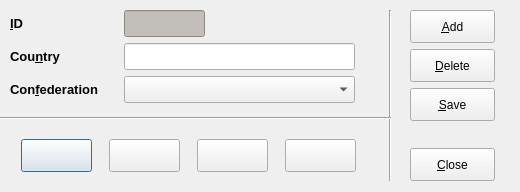
<?xml version="1.0" encoding="UTF-8"?>
<ui version="4.0">
 <class>CountrySetupDlg</class>
 <widget class="QDialog" name="CountrySetupDlg">
  <property name="geometry">
   <rect>
    <x>0</x>
    <y>0</y>
    <width>520</width>
    <height>192</height>
   </rect>
  </property>
  <property name="minimumSize">
   <size>
    <width>520</width>
    <height>192</height>
   </size>
  </property>
  <property name="maximumSize">
   <size>
    <width>520</width>
    <height>192</height>
   </size>
  </property>
  <property name="windowTitle">
   <string>Country Setup</string>
  </property>
  <widget class="QWidget" name="layoutWidget">
   <property name="geometry">
    <rect>
     <x>10</x>
     <y>130</y>
     <width>361</width>
     <height>51</height>
    </rect>
   </property>
   <layout class="QHBoxLayout" name="horizontalLayout_2">
    <item>
     <widget class="QPushButton" name="firstEntry">
      <property name="minimumSize">
       <size>
        <width>71</width>
        <height>33</height>
       </size>
      </property>
      <property name="maximumSize">
       <size>
        <width>71</width>
        <height>33</height>
       </size>
      </property>
      <property name="toolTip">
       <string>First Entry</string>
      </property>
      <property name="text">
       <string/>
      </property>
      <property name="icon">
       <iconset resource="fmrd_resources.qrc">
        <normaloff>:/images/first.png</normaloff>:/images/first.png</iconset>
      </property>
     </widget>
    </item>
    <item>
     <widget class="QPushButton" name="prevEntry">
      <property name="minimumSize">
       <size>
        <width>71</width>
        <height>33</height>
       </size>
      </property>
      <property name="maximumSize">
       <size>
        <width>71</width>
        <height>33</height>
       </size>
      </property>
      <property name="toolTip">
       <string>Previous Entry</string>
      </property>
      <property name="text">
       <string/>
      </property>
      <property name="icon">
       <iconset resource="fmrd_resources.qrc">
        <normaloff>:/images/prev.png</normaloff>:/images/prev.png</iconset>
      </property>
     </widget>
    </item>
    <item>
     <widget class="QPushButton" name="nextEntry">
      <property name="minimumSize">
       <size>
        <width>71</width>
        <height>33</height>
       </size>
      </property>
      <property name="maximumSize">
       <size>
        <width>71</width>
        <height>33</height>
       </size>
      </property>
      <property name="toolTip">
       <string>Next Entry</string>
      </property>
      <property name="text">
       <string/>
      </property>
      <property name="icon">
       <iconset resource="fmrd_resources.qrc">
        <normaloff>:/images/next.png</normaloff>:/images/next.png</iconset>
      </property>
     </widget>
    </item>
    <item>
     <widget class="QPushButton" name="lastEntry">
      <property name="minimumSize">
       <size>
        <width>71</width>
        <height>33</height>
       </size>
      </property>
      <property name="maximumSize">
       <size>
        <width>71</width>
        <height>33</height>
       </size>
      </property>
      <property name="toolTip">
       <string>Last Entry</string>
      </property>
      <property name="text">
       <string/>
      </property>
      <property name="icon">
       <iconset resource="fmrd_resources.qrc">
        <normaloff>:/images/last.png</normaloff>:/images/last.png</iconset>
      </property>
     </widget>
    </item>
   </layout>
  </widget>
  <widget class="Line" name="line">
   <property name="geometry">
    <rect>
     <x>380</x>
     <y>10</y>
     <width>20</width>
     <height>171</height>
    </rect>
   </property>
   <property name="orientation">
    <enum>Qt::Vertical</enum>
   </property>
  </widget>
  <widget class="Line" name="line_2">
   <property name="geometry">
    <rect>
     <x>0</x>
     <y>110</y>
     <width>391</width>
     <height>16</height>
    </rect>
   </property>
   <property name="orientation">
    <enum>Qt::Horizontal</enum>
   </property>
  </widget>
  <widget class="QWidget" name="layoutWidget">
   <property name="geometry">
    <rect>
     <x>10</x>
     <y>10</y>
     <width>361</width>
     <height>111</height>
    </rect>
   </property>
   <layout class="QFormLayout" name="formLayout">
    <item row="0" column="0">
     <widget class="QLabel" name="label">
      <property name="minimumSize">
       <size>
        <width>108</width>
        <height>27</height>
       </size>
      </property>
      <property name="maximumSize">
       <size>
        <width>108</width>
        <height>27</height>
       </size>
      </property>
      <property name="text">
       <string>&lt;!DOCTYPE HTML PUBLIC &quot;-//W3C//DTD HTML 4.0//EN&quot; &quot;http://www.w3.org/TR/REC-html40/strict.dtd&quot;&gt;
&lt;html&gt;&lt;head&gt;&lt;meta name=&quot;qrichtext&quot; content=&quot;1&quot; /&gt;&lt;style type=&quot;text/css&quot;&gt;
p, li { white-space: pre-wrap; }
&lt;/style&gt;&lt;/head&gt;&lt;body style=&quot; font-family:'Sans Serif'; font-size:10pt; font-weight:400; font-style:normal;&quot;&gt;
&lt;p style=&quot; margin-top:0px; margin-bottom:0px; margin-left:0px; margin-right:0px; -qt-block-indent:0; text-indent:0px;&quot;&gt;&lt;span style=&quot; font-weight:600;&quot;&gt;&amp;amp;ID&lt;/span&gt;&lt;/p&gt;&lt;/body&gt;&lt;/html&gt;</string>
      </property>
      <property name="buddy">
       <cstring>countryID_display</cstring>
      </property>
     </widget>
    </item>
    <item row="0" column="1">
     <widget class="QLineEdit" name="countryID_display">
      <property name="minimumSize">
       <size>
        <width>81</width>
        <height>27</height>
       </size>
      </property>
      <property name="maximumSize">
       <size>
        <width>81</width>
        <height>27</height>
       </size>
      </property>
      <property name="styleSheet">
       <string notr="true">background-color: rgb(194, 190, 186);</string>
      </property>
      <property name="readOnly">
       <bool>true</bool>
      </property>
     </widget>
    </item>
    <item row="1" column="0">
     <widget class="QLabel" name="label_2">
      <property name="minimumSize">
       <size>
        <width>108</width>
        <height>27</height>
       </size>
      </property>
      <property name="maximumSize">
       <size>
        <width>108</width>
        <height>27</height>
       </size>
      </property>
      <property name="text">
       <string>&lt;!DOCTYPE HTML PUBLIC &quot;-//W3C//DTD HTML 4.0//EN&quot; &quot;http://www.w3.org/TR/REC-html40/strict.dtd&quot;&gt;
&lt;html&gt;&lt;head&gt;&lt;meta name=&quot;qrichtext&quot; content=&quot;1&quot; /&gt;&lt;style type=&quot;text/css&quot;&gt;
p, li { white-space: pre-wrap; }
&lt;/style&gt;&lt;/head&gt;&lt;body style=&quot; font-family:'Sans'; font-size:10pt; font-weight:400; font-style:normal;&quot;&gt;
&lt;p style=&quot; margin-top:0px; margin-bottom:0px; margin-left:0px; margin-right:0px; -qt-block-indent:0; text-indent:0px;&quot;&gt;&lt;span style=&quot; font-family:'Sans Serif'; font-weight:600;&quot;&gt;Cou&amp;amp;ntry&lt;/span&gt;&lt;/p&gt;&lt;/body&gt;&lt;/html&gt;</string>
      </property>
      <property name="buddy">
       <cstring>countryEdit</cstring>
      </property>
     </widget>
    </item>
    <item row="1" column="1">
     <widget class="QLineEdit" name="countryEdit">
      <property name="minimumSize">
       <size>
        <width>231</width>
        <height>27</height>
       </size>
      </property>
      <property name="maximumSize">
       <size>
        <width>231</width>
        <height>27</height>
       </size>
      </property>
      <property name="toolTip">
       <string>Name of country</string>
      </property>
     </widget>
    </item>
    <item row="2" column="0">
     <widget class="QLabel" name="label_3">
      <property name="minimumSize">
       <size>
        <width>108</width>
        <height>27</height>
       </size>
      </property>
      <property name="maximumSize">
       <size>
        <width>108</width>
        <height>27</height>
       </size>
      </property>
      <property name="text">
       <string>&lt;!DOCTYPE HTML PUBLIC &quot;-//W3C//DTD HTML 4.0//EN&quot; &quot;http://www.w3.org/TR/REC-html40/strict.dtd&quot;&gt;
&lt;html&gt;&lt;head&gt;&lt;meta name=&quot;qrichtext&quot; content=&quot;1&quot; /&gt;&lt;style type=&quot;text/css&quot;&gt;
p, li { white-space: pre-wrap; }
&lt;/style&gt;&lt;/head&gt;&lt;body style=&quot; font-family:'Sans'; font-size:10pt; font-weight:400; font-style:normal;&quot;&gt;
&lt;p style=&quot; margin-top:0px; margin-bottom:0px; margin-left:0px; margin-right:0px; -qt-block-indent:0; text-indent:0px;&quot;&gt;&lt;span style=&quot; font-weight:600;&quot;&gt;Con&amp;amp;federation&lt;/span&gt;&lt;/p&gt;&lt;/body&gt;&lt;/html&gt;</string>
      </property>
      <property name="buddy">
       <cstring>confedSelect</cstring>
      </property>
     </widget>
    </item>
    <item row="2" column="1">
     <widget class="QComboBox" name="confedSelect">
      <property name="minimumSize">
       <size>
        <width>231</width>
        <height>27</height>
       </size>
      </property>
      <property name="maximumSize">
       <size>
        <width>231</width>
        <height>27</height>
       </size>
      </property>
      <property name="toolTip">
       <string>Country's confederation</string>
      </property>
      <property name="maxCount">
       <number>8</number>
      </property>
     </widget>
    </item>
   </layout>
  </widget>
  <widget class="QWidget" name="">
   <property name="geometry">
    <rect>
     <x>410</x>
     <y>10</y>
     <width>111</width>
     <height>171</height>
    </rect>
   </property>
   <layout class="QVBoxLayout" name="verticalLayout">
    <item>
     <widget class="QPushButton" name="addEntry">
      <property name="minimumSize">
       <size>
        <width>85</width>
        <height>33</height>
       </size>
      </property>
      <property name="maximumSize">
       <size>
        <width>85</width>
        <height>33</height>
       </size>
      </property>
      <property name="toolTip">
       <string>Add Entry</string>
      </property>
      <property name="text">
       <string>&amp;Add</string>
      </property>
      <property name="icon">
       <iconset resource="fmrd_resources.qrc">
        <normaloff>:/images/add.png</normaloff>:/images/add.png</iconset>
      </property>
     </widget>
    </item>
    <item>
     <widget class="QPushButton" name="deleteEntry">
      <property name="minimumSize">
       <size>
        <width>85</width>
        <height>33</height>
       </size>
      </property>
      <property name="maximumSize">
       <size>
        <width>85</width>
        <height>33</height>
       </size>
      </property>
      <property name="toolTip">
       <string>Delete Entry</string>
      </property>
      <property name="text">
       <string>&amp;Delete</string>
      </property>
      <property name="icon">
       <iconset resource="fmrd_resources.qrc">
        <normaloff>:/images/delete.png</normaloff>:/images/delete.png</iconset>
      </property>
     </widget>
    </item>
    <item>
     <widget class="QPushButton" name="saveEntry">
      <property name="minimumSize">
       <size>
        <width>85</width>
        <height>33</height>
       </size>
      </property>
      <property name="maximumSize">
       <size>
        <width>85</width>
        <height>33</height>
       </size>
      </property>
      <property name="toolTip">
       <string>Delete Entry</string>
      </property>
      <property name="text">
       <string>&amp;Save</string>
      </property>
      <property name="icon">
       <iconset resource="fmrd_resources.qrc">
        <normaloff>:/images/save.png</normaloff>:/images/save.png</iconset>
      </property>
     </widget>
    </item>
    <item>
     <spacer name="verticalSpacer">
      <property name="orientation">
       <enum>Qt::Vertical</enum>
      </property>
      <property name="sizeHint" stdset="0">
       <size>
        <width>96</width>
        <height>10</height>
       </size>
      </property>
     </spacer>
    </item>
    <item>
     <widget class="QPushButton" name="closeButton">
      <property name="minimumSize">
       <size>
        <width>85</width>
        <height>33</height>
       </size>
      </property>
      <property name="maximumSize">
       <size>
        <width>85</width>
        <height>33</height>
       </size>
      </property>
      <property name="toolTip">
       <string>Close Window</string>
      </property>
      <property name="text">
       <string>&amp;Close</string>
      </property>
      <property name="icon">
       <iconset resource="fmrd_resources.qrc">
        <normaloff>:/images/quit.png</normaloff>:/images/quit.png</iconset>
      </property>
     </widget>
    </item>
   </layout>
  </widget>
 </widget>
 <resources>
  <include location="fmrd_resources.qrc"/>
 </resources>
 <connections/>
</ui>
